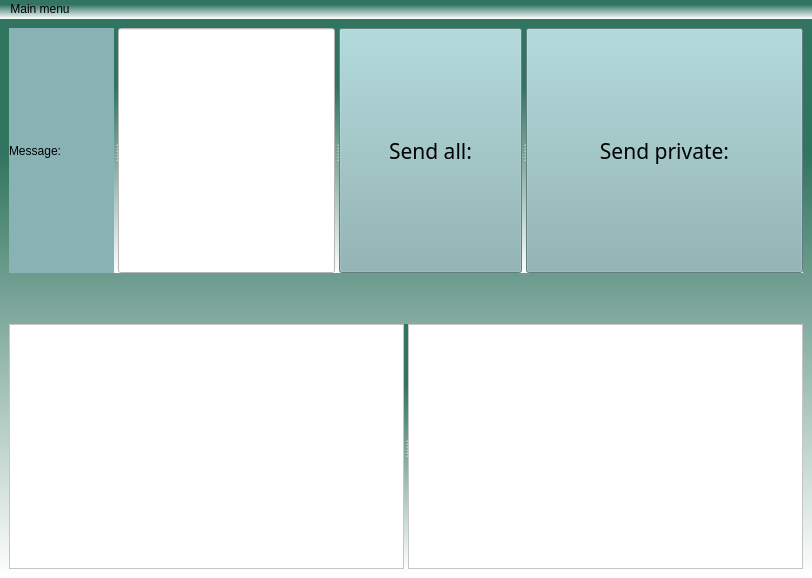
<?xml version="1.0" encoding="UTF-8"?>
<ui version="4.0">
 <class>MainWindow</class>
 <widget class="QMainWindow" name="MainWindow">
  <property name="geometry">
   <rect>
    <x>0</x>
    <y>0</y>
    <width>812</width>
    <height>578</height>
   </rect>
  </property>
  <property name="sizePolicy">
   <sizepolicy hsizetype="Expanding" vsizetype="Expanding">
    <horstretch>0</horstretch>
    <verstretch>0</verstretch>
   </sizepolicy>
  </property>
  <property name="windowTitle">
   <string>MainWindow</string>
  </property>
  <property name="styleSheet">
   <string notr="true">background-color: qlineargradient(spread:pad, x1:1, y1:0.238636, x2:1, y2:1, stop:0 rgba(49, 116, 96, 255), stop:1 rgba(255, 255, 255, 255));</string>
  </property>
  <widget class="QWidget" name="centralwidget">
   <layout class="QVBoxLayout" name="verticalLayout">
    <item>
     <widget class="QSplitter" name="splitter_2">
      <property name="orientation">
       <enum>Qt::Horizontal</enum>
      </property>
      <widget class="QLabel" name="label">
       <property name="styleSheet">
        <string notr="true">font: 12pt &quot;Vemana2000&quot;;
background-color: rgb(136, 178, 180);</string>
       </property>
       <property name="text">
        <string>Message:</string>
       </property>
      </widget>
      <widget class="QLineEdit" name="MessageLineEdit">
       <property name="styleSheet">
        <string notr="true">font: 16pt &quot;Vemana2000&quot;;
background-color: rgb(255, 255, 255);</string>
       </property>
      </widget>
      <widget class="QPushButton" name="SendAllMessage">
       <property name="font">
        <font>
         <family>Vemana2000</family>
         <pointsize>16</pointsize>
         <weight>50</weight>
         <italic>false</italic>
         <bold>false</bold>
        </font>
       </property>
       <property name="styleSheet">
        <string notr="true">font: 16pt &quot;Vemana2000&quot;;
background-color: rgb(136, 178, 180);</string>
       </property>
       <property name="text">
        <string>Send all:</string>
       </property>
      </widget>
      <widget class="QPushButton" name="SendPrivateMessage">
       <property name="font">
        <font>
         <family>Vemana2000</family>
         <pointsize>16</pointsize>
         <weight>50</weight>
         <italic>false</italic>
         <bold>false</bold>
        </font>
       </property>
       <property name="styleSheet">
        <string notr="true">font: 16pt &quot;Vemana2000&quot;;
background-color: rgb(136, 178, 180);</string>
       </property>
       <property name="text">
        <string>Send private:</string>
       </property>
      </widget>
     </widget>
    </item>
    <item>
     <spacer name="horizontalSpacer">
      <property name="orientation">
       <enum>Qt::Vertical</enum>
      </property>
      <property name="sizeType">
       <enum>QSizePolicy::Fixed</enum>
      </property>
      <property name="sizeHint" stdset="0">
       <size>
        <width>20</width>
        <height>45</height>
       </size>
      </property>
     </spacer>
    </item>
    <item>
     <widget class="QSplitter" name="splitter">
      <property name="orientation">
       <enum>Qt::Horizontal</enum>
      </property>
      <widget class="QTextBrowser" name="CommonChatBrows">
       <property name="styleSheet">
        <string notr="true">font: 16pt &quot;Vemana2000&quot;;
background-color: rgb(255, 255, 255);</string>
       </property>
      </widget>
      <widget class="QTextBrowser" name="PrivateChatBrows">
       <property name="styleSheet">
        <string notr="true">font: 16pt &quot;Vemana2000&quot;;
background-color: rgb(255, 255, 255);</string>
       </property>
      </widget>
     </widget>
    </item>
   </layout>
  </widget>
  <widget class="QMenuBar" name="menuBar">
   <property name="geometry">
    <rect>
     <x>0</x>
     <y>0</y>
     <width>812</width>
     <height>21</height>
    </rect>
   </property>
   <widget class="QMenu" name="menuMain_menu">
    <property name="title">
     <string>Main menu</string>
    </property>
    <addaction name="actionOpen_another_client"/>
    <addaction name="separator"/>
    <addaction name="actionClose_this_client"/>
   </widget>
   <addaction name="menuMain_menu"/>
  </widget>
  <action name="actionOpen_another_client">
   <property name="text">
    <string>Open another client</string>
   </property>
  </action>
  <action name="actionClose_this_client">
   <property name="text">
    <string>Close this client</string>
   </property>
  </action>
 </widget>
 <resources/>
 <connections/>
</ui>
